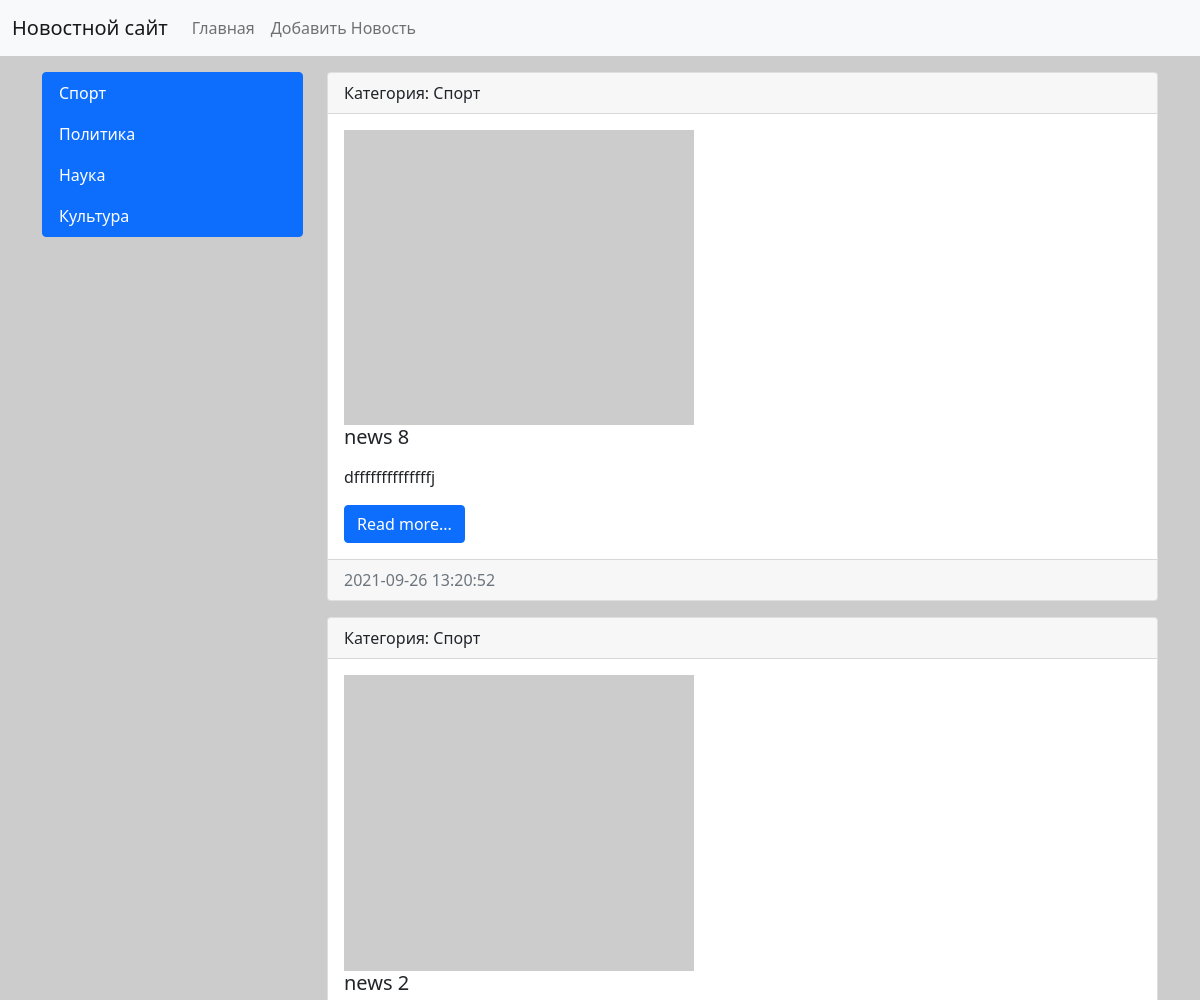
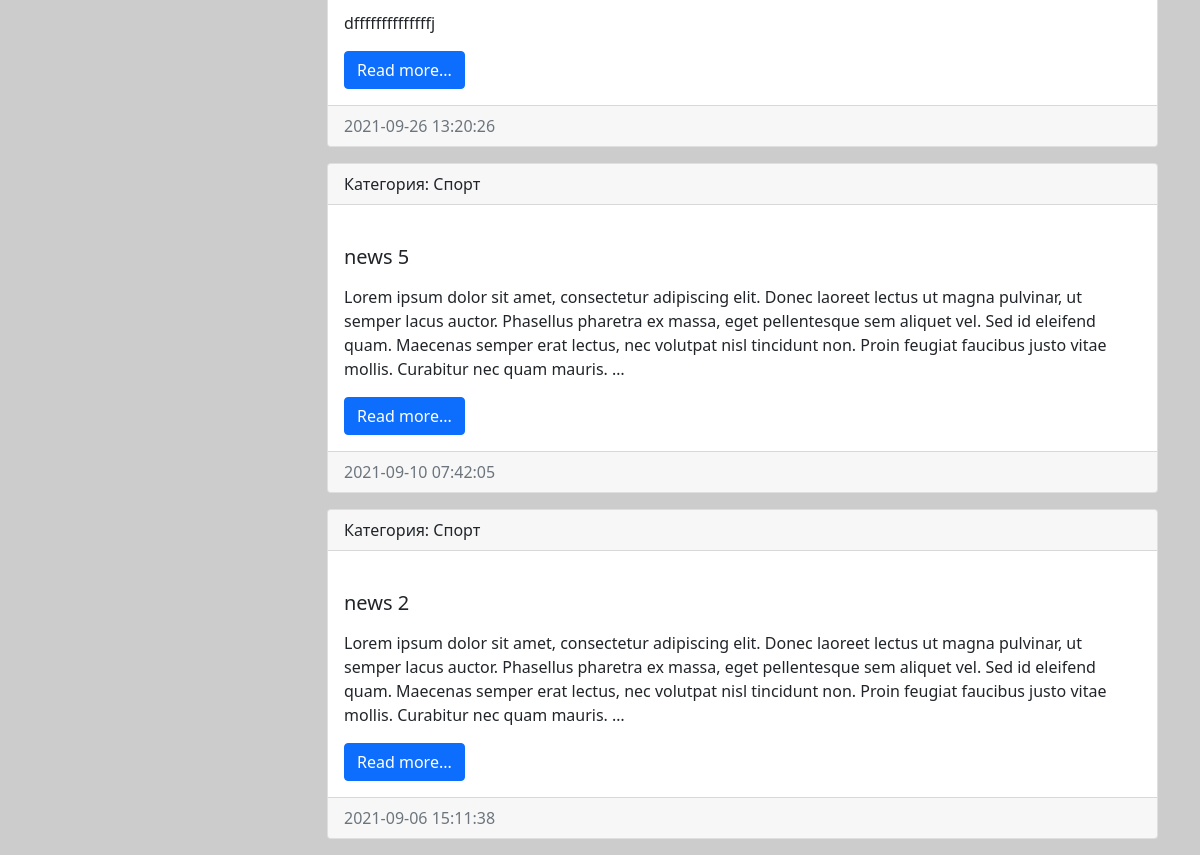
Page /category/1/ on the committed database (2 pictures, top to bottom).
### news/models.py (models this page shows, shortened)
class Category(models.Model):
    title = models.CharField(max_length=150, db_index=True, verbose_name='Наименование категории')
    def get_absolute_url(self):
        return reverse('category', kwargs={'category_id': self.pk})
    def __str__(self):
        return self.title
    class Meta:
        verbose_name = 'Категория'
        verbose_name_plural = 'Категории'
        ordering = ['-title']

class News(models.Model):
    title = models.CharField(max_length=150, verbose_name='Наименование')
    content = models.TextField(blank=True, verbose_name='Контент')
    created_at = models.DateTimeField(auto_now_add=True, verbose_name='Дата публикации')
    updated_at = models.DateTimeField(auto_now=True, verbose_name='Обновлено')
    photo = models.ImageField(blank=True, upload_to='photos/%Y/%m/%d/', verbose_name='Опубликовано')
    is_published = models.BooleanField(default=True)
    category = models.ForeignKey('Category', on_delete=models.PROTECT, verbose_name = 'Категория')
    def get_absolute_url(self):
        return reverse('view_news', kwargs={'news_id': self.pk})
    class Meta:
        verbose_name='Новость'
        verbose_name_plural='Новости'
        ordering=['-created_at']

### news/views.py (the view)
# urls.py: path('category/<int:category_id>/', get_category, name='category'),
def get_category(request, category_id):
    news = News.objects.filter(category_id=category_id)
    category = Category.objects.get(pk=category_id)
    return render(request, 'news/category.html', {'news': news, 'category': category})

### news/templatetags/news_tags.py (called while the page is built)
@register.inclusion_tag('news/list_categories.html')
def show_categories(arg1='hello', arg2='world'):
    categories = Category.objects.all()
    return {"categories": categories, 'arg1':arg1,'arg2':arg2}

### news/templates/news/category.html (shortened to what this page needs)
{% extends 'base.html' %}
{% block sidebar %}
{% include 'inc/_sidebar.html' %}
{% endblock %}
{% block content %}
{% for item in news %}
<div class="card mb-3">
    <div class="card-header">
        Категория: {{ item.category }}
    </div>
    <div class="card-body">
        <div class ='media'>
            {% if item.photo %}
            <img src="{{ item.photo.url }}" alt="" width="350"  class="mr-3">
            {% else %}
            <img src="https://picsum.photos/id/237/200/300" alt="" width="350" class="mr-3">
            {% endif %}
            <div class="media-body">
                <h5 class="card-title">{{ item.title }}</h5>
                <p class="card-text">{{ item.content|linebreaks|truncatewords:50 }}</p>
                <a href="{{ item.get_absolute_url }}" class="btn btn-primary">Read more...</a>
            </div>
        </div>
    </div>
    <div class="card-footer text-muted">
        {{ item.created_at|date:"Y-m-d H:i:s" }}
    </div>
</div>
{% endfor %}
{% endblock %}

### news/templates/news/list_categories.html
<div class="list-group">
    {% for item in  categories %}
    <a href="{{ item.get_absolute_url }}" class="list-group-item list-group-item-action active" >
        {{ item.title }}
    </a>
    {% endfor %}
</div>

### rows in the picture
Category: title "Спорт"
Category: title "Политика"
Category: title "Наука"
Category: title "Культура"
News: category "Спорт", title "news 8", content "dffffffffffffffj", created_at "2021-09-26 13:20:52"
News: category "Спорт", title "news 2", content "dffffffffffffffj", created_at "2021-09-26 13:20:26"
News: category "Спорт", title "news 5", content "Lorem ipsum dolor sit amet, consectetur adipiscing elit. Donec laoreet lectus ut magna pulvinar, ut semper lacus auctor. Phasellus pharetra ex massa, eget pellentesque sem aliquet vel. Sed id eleifend quam. Maecenas semper erat lectus, nec volutpat nisl tincidunt non. Proin feugiat faucibus justo vitae mollis. Curabitur nec quam mauris. …", created_at "2021-09-10 07:42:05"
News: category "Спорт", title "news 2", content "Lorem ipsum dolor sit amet, consectetur adipiscing elit. Donec laoreet lectus ut magna pulvinar, ut semper lacus auctor. Phasellus pharetra ex massa, eget pellentesque sem aliquet vel. Sed id eleifend quam. Maecenas semper erat lectus, nec volutpat nisl tincidunt non. Proin feugiat faucibus justo vitae mollis. Curabitur nec quam mauris. …", created_at "2021-09-06 15:11:38"
